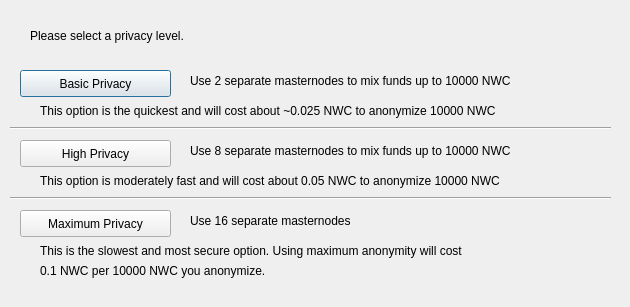
<?xml version="1.0" encoding="UTF-8"?>
<ui version="4.0">
 <class>ObfuscationConfig</class>
 <widget class="QDialog" name="ObfuscationConfig">
  <property name="geometry">
   <rect>
    <x>0</x>
    <y>0</y>
    <width>630</width>
    <height>307</height>
   </rect>
  </property>
  <property name="windowTitle">
   <string>Configure Obfuscation</string>
  </property>
  <widget class="QPushButton" name="buttonBasic">
   <property name="geometry">
    <rect>
     <x>20</x>
     <y>70</y>
     <width>151</width>
     <height>27</height>
    </rect>
   </property>
   <property name="text">
    <string>Basic Privacy</string>
   </property>
  </widget>
  <widget class="QPushButton" name="buttonHigh">
   <property name="geometry">
    <rect>
     <x>20</x>
     <y>140</y>
     <width>151</width>
     <height>27</height>
    </rect>
   </property>
   <property name="text">
    <string>High Privacy</string>
   </property>
  </widget>
  <widget class="QPushButton" name="buttonMax">
   <property name="geometry">
    <rect>
     <x>20</x>
     <y>210</y>
     <width>151</width>
     <height>27</height>
    </rect>
   </property>
   <property name="text">
    <string>Maximum Privacy</string>
   </property>
  </widget>
  <widget class="QLabel" name="label">
   <property name="geometry">
    <rect>
     <x>30</x>
     <y>20</y>
     <width>571</width>
     <height>31</height>
    </rect>
   </property>
   <property name="text">
    <string>Please select a privacy level.</string>
   </property>
  </widget>
  <widget class="QLabel" name="label_2">
   <property name="geometry">
    <rect>
     <x>190</x>
     <y>70</y>
     <width>421</width>
     <height>21</height>
    </rect>
   </property>
   <property name="text">
    <string>Use 2 separate masternodes to mix funds up to 10000 NWC</string>
   </property>
  </widget>
  <widget class="QLabel" name="label_3">
   <property name="geometry">
    <rect>
     <x>190</x>
     <y>140</y>
     <width>411</width>
     <height>21</height>
    </rect>
   </property>
   <property name="text">
    <string>Use 8 separate masternodes to mix funds up to 10000 NWC</string>
   </property>
  </widget>
  <widget class="QLabel" name="label_4">
   <property name="geometry">
    <rect>
     <x>190</x>
     <y>210</y>
     <width>421</width>
     <height>21</height>
    </rect>
   </property>
   <property name="text">
    <string>Use 16 separate masternodes</string>
   </property>
  </widget>
  <widget class="QLabel" name="label_6">
   <property name="geometry">
    <rect>
     <x>40</x>
     <y>100</y>
     <width>561</width>
     <height>21</height>
    </rect>
   </property>
   <property name="text">
    <string>This option is the quickest and will cost about ~0.025 NWC to anonymize 10000 NWC</string>
   </property>
  </widget>
  <widget class="QLabel" name="label_7">
   <property name="geometry">
    <rect>
     <x>40</x>
     <y>170</y>
     <width>561</width>
     <height>21</height>
    </rect>
   </property>
   <property name="text">
    <string>This option is moderately fast and will cost about 0.05 NWC to anonymize 10000 NWC</string>
   </property>
  </widget>
  <widget class="QLabel" name="label_8">
   <property name="geometry">
    <rect>
     <x>40</x>
     <y>240</y>
     <width>561</width>
     <height>21</height>
    </rect>
   </property>
   <property name="text">
    <string>This is the slowest and most secure option. Using maximum anonymity will cost</string>
   </property>
  </widget>
  <widget class="QLabel" name="label_9">
   <property name="geometry">
    <rect>
     <x>40</x>
     <y>260</y>
     <width>561</width>
     <height>21</height>
    </rect>
   </property>
   <property name="text">
    <string>0.1 NWC per 10000 NWC you anonymize.</string>
   </property>
  </widget>
  <widget class="Line" name="line">
   <property name="geometry">
    <rect>
     <x>10</x>
     <y>120</y>
     <width>601</width>
     <height>16</height>
    </rect>
   </property>
   <property name="orientation">
    <enum>Qt::Horizontal</enum>
   </property>
  </widget>
  <widget class="Line" name="line_2">
   <property name="geometry">
    <rect>
     <x>10</x>
     <y>190</y>
     <width>601</width>
     <height>16</height>
    </rect>
   </property>
   <property name="orientation">
    <enum>Qt::Horizontal</enum>
   </property>
  </widget>
 </widget>
 <resources/>
 <connections/>
</ui>
